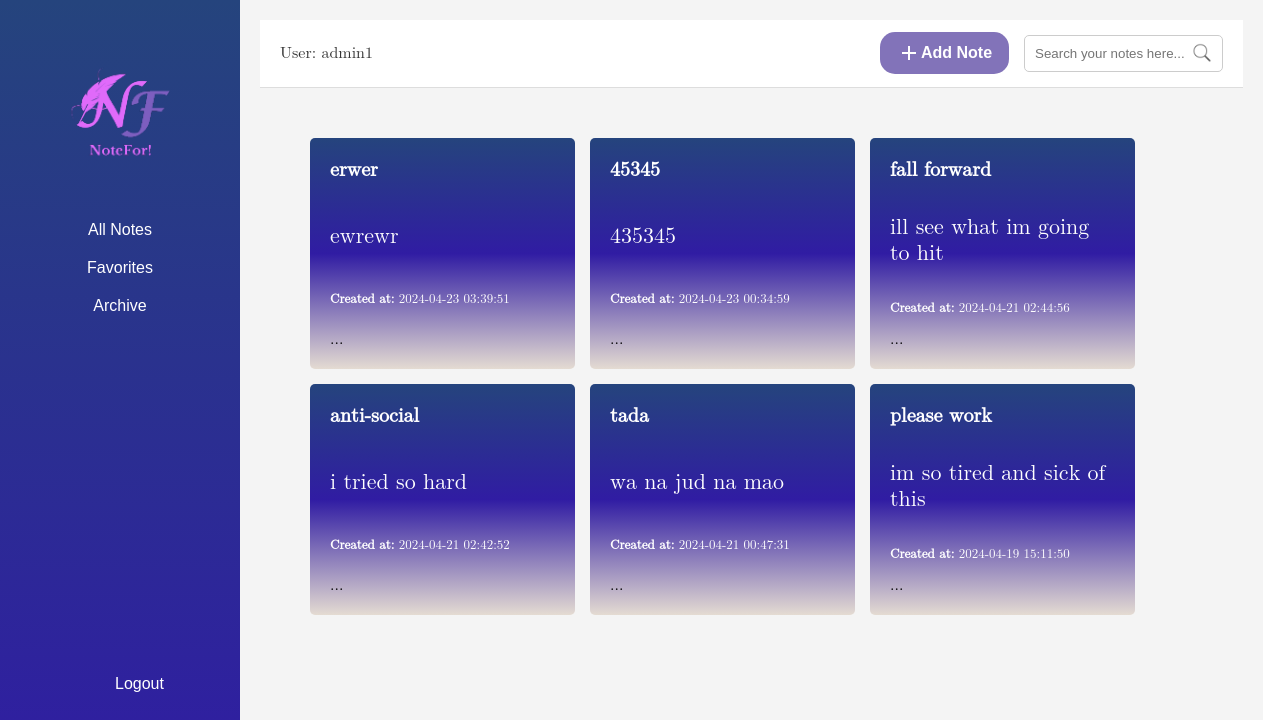
/dashboard.php (signed in), run on an earlier commit of the app's database.
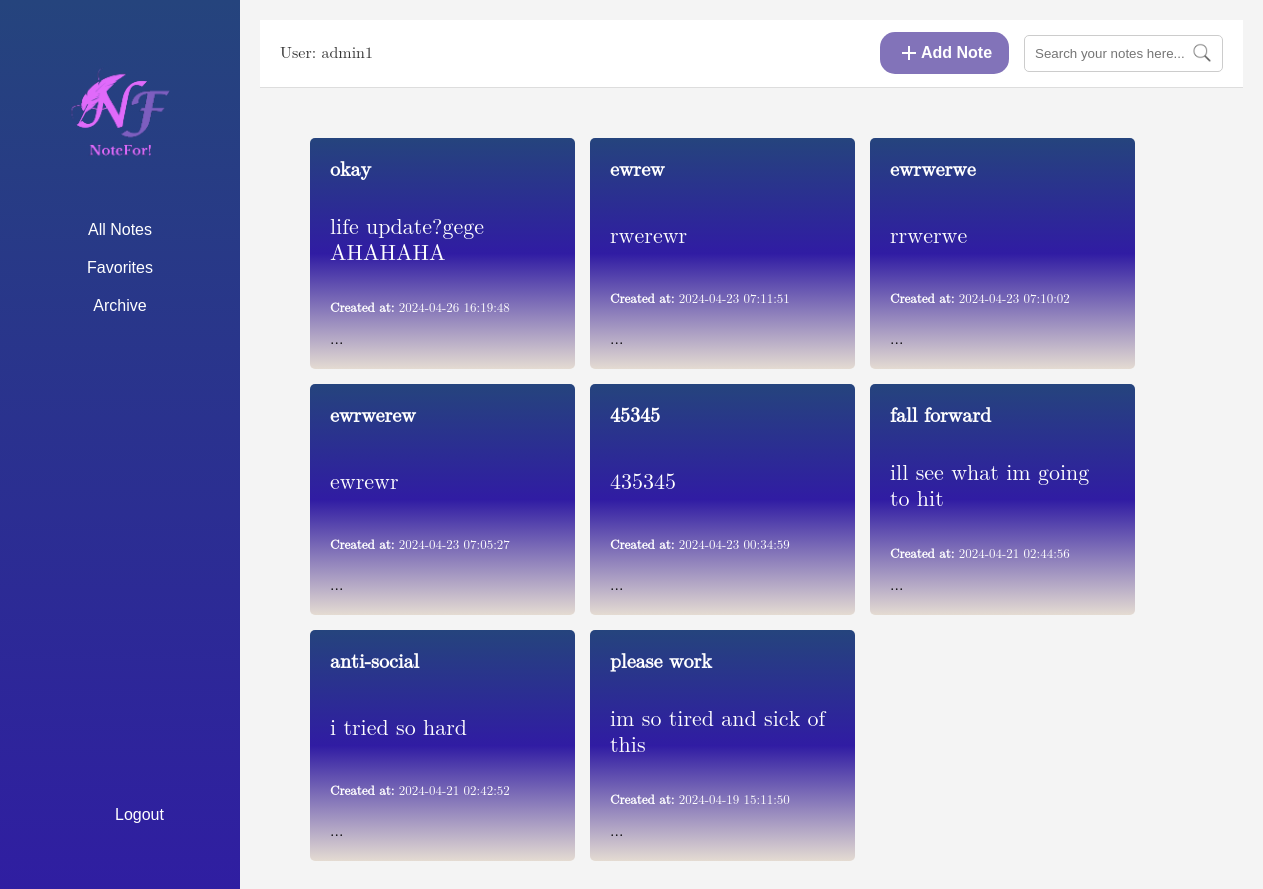
And on a later commit of the database.
### tables this page shows
CREATE TABLE `notes` (
  `notes_id` int(11) NOT NULL,
  `user_id` int(11) NOT NULL,
  `title` varchar(255) NOT NULL,
  `description` text DEFAULT NULL,
  `created_at` timestamp NULL DEFAULT NULL,
  `notes_username` varchar(255) NOT NULL
);

### function.php (called while the page is built, shortened)
<?php
$servername = "localhost";
$username = "root";
$password = "";
$dbname = "phplogin";
$conn = new mysqli($servername, $username, $password, $dbname);
$user_id = $_SESSION['user_id'];
function getNotes($conn, $user_id) {
    $sql = "SELECT * FROM notes
            WHERE user_id = $user_id
            AND notes_id NOT IN (SELECT notes_id FROM archive)
            AND notes_id NOT IN (SELECT notes_id FROM trashnote)
            ORDER BY created_at DESC";
    $result = $conn->query($sql);
    $notes = array();
    if ($result && $result->num_rows > 0) {
        while($row = $result->fetch_assoc()) {
            $notes[] = $row;
        }
    }
    return $notes;
}
$notes = getNotes($conn, $user_id);

### dashboard.php (the view, shortened to what this page needs)
<?php include 'function.php';
 ?>
<html lang="en">
<head>
    <link rel="stylesheet" href="dashboard.css">
    <link rel="stylesheet" href="https://unicons.iconscout.com/release/v4.0.0/css/line.css">
</head>
<body>
<div class="container">
   <div class="sidebar">
        <img src="img/logo.png" alt="Logo" width="150">
        <ul>
            <li><a href="dashboard.php">
                <span class="nav-item">All Notes</span>
            </a></li>
            <li><a href="favorites.php">
                <span class="nav-item">Favorites</span>
            </a></li>
            <li><a href="archive_display.php">
                <span class="nav-item">Archive</span>
            </a>
            <li class="logout" onclick="logout()">Logout</li>
        </ul>
    </div>
    <div class="content">
        <div class="header" id="header">
            <div class="user">
            </div>
            <div class="addbtn" onclick="openPopup('add-note-popup')">
                <span>
                    <svg xmlns="http://www.w3.org/2000/svg" viewBox="0 0 24 24" width="24" height="24">
                        <path fill="none" d="M0 0h24v24H0z"></path>
                        <path fill="currentColor" d="M11 11V5h2v6h6v2h-6v6h-2v-6H5v-2z"></path>
                    </svg>
                    Add Note
                </span>
            </div>
            <div class="search">
            <input type="text" name="query" placeholder="Search your notes here..." class="search-box" id="searchBox">
        </div>
        </div>
        <div class="notes-container">
            <?php foreach ($notes as $note): ?>
                <div class="note">
                    <h2><?php echo $note['title']; ?></h2>
                    <p><?php echo substr($note['description'], 0, 100); ?></p>
                    <p class="createdAt"><strong>Created at: </strong><?php echo $note['created_at']; ?></p>
                    <div class="settings">...
                    </div>
                </div>
            <?php endforeach; ?>
        </div>
    </div>
</div>
</body>
</html>

What changed in the data, as far as the page shows it:
no longer on this page (row edited): notes: title "erwer", description "ewrewr", created_at "2024-04-23 03:39:51"
no longer on this page (row edited): notes: title "tada", description "wa na jud na mao", created_at "2024-04-21 00:47:31"
added notes: title "okay", description "life update?gege AHAHAHA", created_at "2024-04-26 16:19:48"
added notes: title "ewrew", description "rwerewr", created_at "2024-04-23 07:11:51"
added notes: title "ewrwerwe", description "rrwerwe", created_at "2024-04-23 07:10:02"
added notes: title "ewrwerew", description "ewrewr", created_at "2024-04-23 07:05:27"
